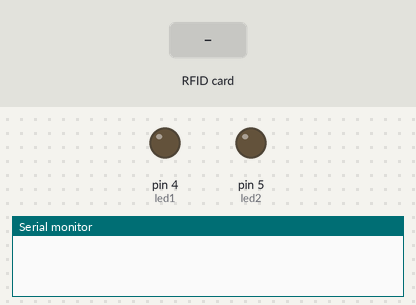
A sketch run on a simulated Arduino Uno, built with avr-gcc and run on an emulated ATmega328P. Shown: output pins drawn as LEDs (lit = HIGH), the last lines printed to the serial monitor. Inputs (shaded band) come from the test bench. Pins used as bus, display or sensor lines are not drawn.

Above: at 1.2 s.
1.3 s: RFID card 5E 7A 19 C4 held to the reader
At 2.4 s:
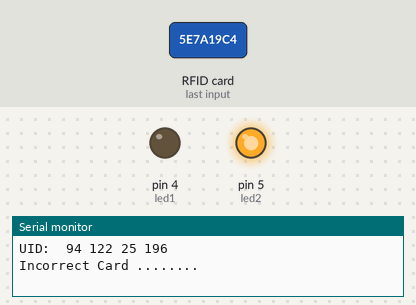
Timing chart, 0 to 4.3 s (numbered marks = the images above; inputs shaded):
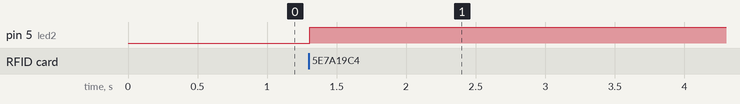

The sketch:

test2.ino
```cpp
#include <SPI.h>
#include <MFRC522.h>

#define RST_PIN         9
#define SS_PIN          10

int UID[4], i;

int ID1[4] = {202, 169, 31, 100};
int led1=4;
int led2=5;

MFRC522 mfrc522(SS_PIN, RST_PIN);

void setup()
{

    Serial.begin(9600);

    pinMode(led1, OUTPUT);
    pinMode(led2, OUTPUT);
    digitalWrite(led1, LOW);
    digitalWrite(led2, LOW);

    SPI.begin();
    mfrc522.PCD_Init();

}

void loop()
{

  if ( ! mfrc522.PICC_IsNewCardPresent())
  {
    return;
  }

  if ( ! mfrc522.PICC_ReadCardSerial())
  {
    return;
  }

  Serial.print("UID: ");

  for (byte i = 0; i < mfrc522.uid.size; i++)
  {
    Serial.print(mfrc522.uid.uidByte[i] < 0x10 ? " 0" : " ");
    UID[i] = mfrc522.uid.uidByte[i];
    Serial.print(UID[i]);
  }

  Serial.println("   ");

  if (UID[i] == ID1[i])
  {

    Serial.println("Correct Card !!! ");

    digitalWrite(led1, HIGH);
    digitalWrite(led2, LOW);

  }

  else
  {
    Serial.println("Incorrect Card ........");
    digitalWrite(led1, LOW);
    digitalWrite(led2, HIGH);
  }

  mfrc522.PICC_HaltA();
  mfrc522.PCD_StopCrypto1();

}
```

Measured:
- after the input at 1.3 s, pin 5 (led2): LOW → HIGH at once
